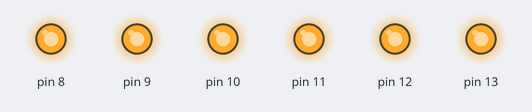
The sketch below on a simulated Arduino Uno, built with avr-gcc and run on an emulated ATmega328P. On the bench: output pins drawn as LEDs (lit = HIGH). What the sketch prints to the serial monitor is not drawn.

Above: at 0.5 s.
At 3.5 s:
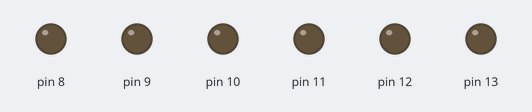
Timing chart, 0 to 4.6 s (numbered marks = the images above):
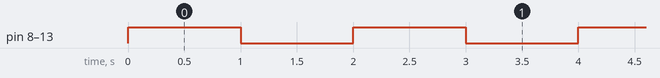

Measured:
- by itself, pin 8–13: alternates HIGH for 1.0 s and LOW for 1.0 s

The sketch:

LED_Library_test_code.ino
```cpp
void setup() {
  Serial.begin(9600); // sets up the serial port, 9600 is the baud rate. The speed at which a signal can travel
  Serial.println("Hello from the Serial monitor!");
  pinMode(8, OUTPUT);
  pinMode(9, OUTPUT);
  pinMode(10, OUTPUT);
  pinMode(11, OUTPUT);
  pinMode(12, OUTPUT);
  pinMode(13, OUTPUT);

}

void loop() {
  digitalWrite(8, HIGH);
  digitalWrite(9, HIGH);
  digitalWrite(10, HIGH);
  digitalWrite(11, HIGH);
  digitalWrite(12, HIGH);
  digitalWrite(13, HIGH);

  delay(1000);

  digitalWrite(8,  LOW);
  digitalWrite(9,  LOW);
  digitalWrite(10, LOW);
  digitalWrite(11, LOW);
  digitalWrite(12, LOW);
  digitalWrite(13, LOW);

  delay(1000);
}
```
